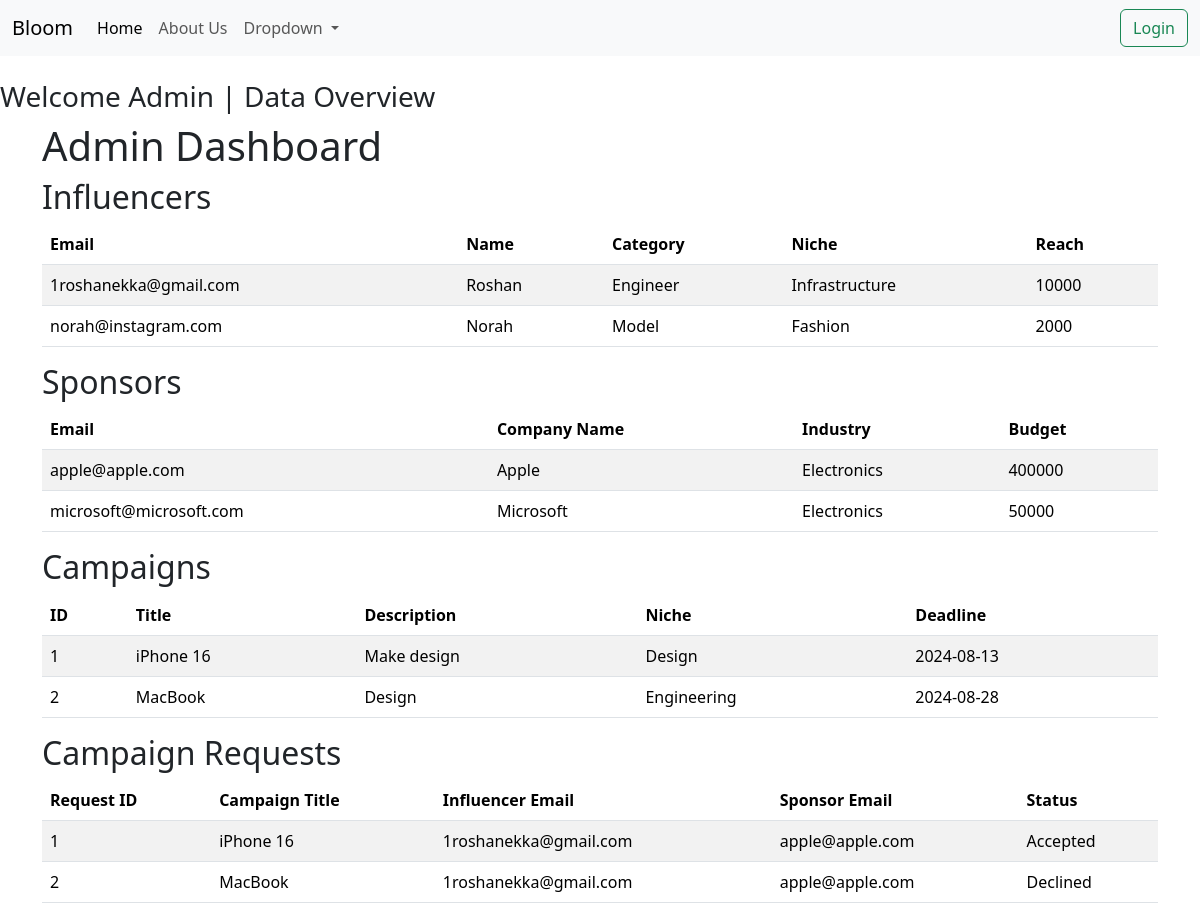
The page /admin on the database its author committed.
### app.py (models this page shows)
class BloomData(db.Model):
    __tablename__ = 'bloomdata'
    id = db.Column(db.Integer, primary_key=True)
    email = db.Column(db.String(30), unique=True, nullable=False)
    password = db.Column(db.String(30), nullable=False)
    role = db.Column(db.String(30), nullable=False)
    influencer_data = db.relationship("influencerData", uselist=False, back_populates='bloomdata', cascade="all, delete-orphan")
    sponsor_data = db.relationship("sponsorData", uselist=False, back_populates='bloomdata', cascade="all, delete-orphan")

class influencerData(db.Model):
    __tablename__ = 'influencer_data'
    bloom_data_id = db.Column(db.Integer(), db.ForeignKey('bloomdata.id', ondelete="CASCADE"), primary_key=True, nullable=False, unique=True)
    name = db.Column(db.String(30), nullable=False)
    category = db.Column(db.String(30), nullable=False)
    niche = db.Column(db.String(30), nullable=False)
    reach = db.Column(db.String(30), nullable=False)
    bloomdata = db.relationship("BloomData", uselist=False, back_populates='influencer_data')

class sponsorData(db.Model):
    __tablename__ = 'sponsor_data'
    bloom_data_id = db.Column(db.Integer(), db.ForeignKey('bloomdata.id', ondelete="CASCADE"), primary_key=True, nullable=False, unique=True)
    company_name = db.Column(db.String(30), nullable=False)
    industry = db.Column(db.String(30), nullable=False)
    budget = db.Column(db.String(30), nullable=False)
    bloomdata = db.relationship("BloomData", uselist=False, back_populates='sponsor_data')

class campaign(db.Model):
    __tablename__ = 'campaigns'
    id = db.Column(db.Integer, primary_key=True)
    title = db.Column(db.String(100), nullable=False)
    description = db.Column(db.Text, nullable=False)
    niche = db.Column(db.String(50), nullable=False)
    deadline = db.Column(db.Date, nullable=False)

class CampaignRequest(db.Model):
    __tablename__ = 'campaign_requests'
    id = db.Column(db.Integer, primary_key=True)
    campaign_id = db.Column(db.Integer, db.ForeignKey('campaigns.id'), nullable=False)
    influencer_id = db.Column(db.Integer, db.ForeignKey('influencer_data.bloom_data_id'), nullable=False)
    sponsor_id = db.Column(db.Integer, db.ForeignKey('sponsor_data.bloom_data_id'), nullable=False)
    status = db.Column(db.String(20), default='Pending')  # Added status field
    campaign = db.relationship('campaign', backref=db.backref('requests', lazy=True))
    influencer = db.relationship('influencerData', backref=db.backref('requests', lazy=True))
    sponsor = db.relationship('sponsorData', backref=db.backref('requests', lazy=True))
    __table_args__ = (
        db.UniqueConstraint('campaign_id', 'influencer_id', name='unique_campaign_influencer'),
    )

### app.py (the view)
@app.route('/admin')
def admin_page():
    bloom_data = BloomData.query.all()
    influencers = []
    sponsors = []
    for entry in bloom_data:
        if entry.role == 'Influencer':
            influencer = influencerData.query.get(entry.id)
            influencers.append({
                'email': entry.email,
                'name': influencer.name,
                'category': influencer.category,
                'niche': influencer.niche,
                'reach': influencer.reach
            })
        elif entry.role == 'Sponsor':
            sponsor = sponsorData.query.get(entry.id)
            sponsors.append({
                'email': entry.email,
                'company_name': sponsor.company_name,
                'industry': sponsor.industry,
                'budget': sponsor.budget
            })
    campaigns = campaign.query.all()
    requests = CampaignRequest.query.all()
    return render_template('admin.html',
                           influencers=influencers,
                           sponsors=sponsors,
                           campaigns=campaigns,
                           requests=requests)

### templates/admin.html (shortened to what this page needs)
<!doctype html>
<html lang="en">
<head>
    <link href="https://cdn.jsdelivr.net/npm/bootstrap@5.3.3/dist/css/bootstrap.min.css" rel="stylesheet"
>
</head>
<body>
        <nav class="navbar navbar-expand-lg bg-body-tertiary">
            <div class="container-fluid">
                <a class="navbar-brand" href="/">Bloom</a>
                <div class="collapse navbar-collapse" id="navbarSupportedContent">
                    <ul class="navbar-nav me-auto mb-2 mb-lg-0">
                        <li class="nav-item">
                            <a class="nav-link active" aria-current="page" href="/">Home</a>
                        </li>
                        <li class="nav-item">
                            <a class="nav-link" href="#">About Us</a>
                        </li>
                        <li class="nav-item dropdown">
                            <a class="nav-link dropdown-toggle" href="#" role="button" data-bs-toggle="dropdown"
                                aria-expanded="false">
                                Dropdown
                            </a>
                        </li>
                    </ul>
                    <button class="btn btn-outline-success" onclick="redirectToNewPage()">Login</button>
                </div>
            </div>
        </nav>
<div>
    <br>
</div>
<h3>Welcome Admin | Data Overview</h3>
<div class="container">
    <h1>Admin Dashboard</h1>
    <h2>Influencers</h2>
    <table class="table table-striped">
        <thead>
            <tr>
                <th>Email</th>
                <th>Name</th>
                <th>Category</th>
                <th>Niche</th>
                <th>Reach</th>
            </tr>
        </thead>
        <tbody>
            {% for influencer in influencers %}
            <tr>
                <td>{{ influencer.email }}</td>
                <td>{{ influencer.name }}</td>
                <td>{{ influencer.category }}</td>
                <td>{{ influencer.niche }}</td>
                <td>{{ influencer.reach }}</td>
            </tr>
            {% endfor %}
        </tbody>
    </table>
    <h2>Sponsors</h2>
    <table class="table table-striped">
        <thead>
            <tr>
                <th>Email</th>
                <th>Company Name</th>
                <th>Industry</th>
                <th>Budget</th>
            </tr>
        </thead>
        <tbody>
            {% for sponsor in sponsors %}
            <tr>
                <td>{{ sponsor.email }}</td>
                <td>{{ sponsor.company_name }}</td>
                <td>{{ sponsor.industry }}</td>
                <td>{{ sponsor.budget }}</td>
            </tr>
            {% endfor %}
        </tbody>
    </table>
    <h2>Campaigns</h2>
    <table class="table table-striped">
        <thead>
            <tr>
                <th>ID</th>
                <th>Title</th>
                <th>Description</th>
                <th>Niche</th>
                <th>Deadline</th>
            </tr>
        </thead>
        <tbody>
            {% for campaign in campaigns %}
            <tr>
                <td>{{ campaign.id }}</td>
                <td>{{ campaign.title }}</td>
                <td>{{ campaign.description }}</td>
                <td>{{ campaign.niche }}</td>
                <td>{{ campaign.deadline }}</td>
            </tr>
            {% endfor %}
        </tbody>
    </table>
    <h2>Campaign Requests</h2>
    <table class="table table-striped">
        <thead>
            <tr>
                <th>Request ID</th>
                <th>Campaign Title</th>
                <th>Influencer Email</th>
                <th>Sponsor Email</th>
                <th>Status</th>
            </tr>
        </thead>
        <tbody>
            {% for request in requests %}
            <tr>
                <td>{{ request.id }}</td>
                <td>{{ request.campaign.title }}</td>
                <td>{{ request.influencer.bloomdata.email }}</td>
                <td>{{ request.sponsor.bloomdata.email }}</td>
                <td>{{ request.status }}</td>
            </tr>
            {% endfor %}
        </tbody>
    </table>
</div>
</body>
</html>

### rows shown on the page
BloomData: email "1roshanekka@gmail.com"
influencerData: name "Roshan", category "Engineer", niche "Infrastructure", reach "10000"
BloomData: email "norah@instagram.com"
influencerData: name "Norah", category "Model", niche "Fashion", reach "2000"
BloomData: email "apple@apple.com"
sponsorData: company_name "Apple", industry "Electronics", budget "400000"
BloomData: email "microsoft@microsoft.com"
sponsorData: company_name "Microsoft", industry "Electronics", budget "50000"
campaign: id "1", title "iPhone 16", description "Make design", niche "Design", deadline "2024-08-13"
campaign: id "2", title "MacBook", description "Design", niche "Engineering", deadline "2024-08-28"
CampaignRequest: id "1", campaign "iPhone 16", influencer.bloomdata.email "1roshanekka@gmail.com", sponsor.bloomdata.email "apple@apple.com", status "Accepted"
CampaignRequest: id "2", campaign "MacBook", influencer.bloomdata.email "1roshanekka@gmail.com", sponsor.bloomdata.email "apple@apple.com", status "Declined"
